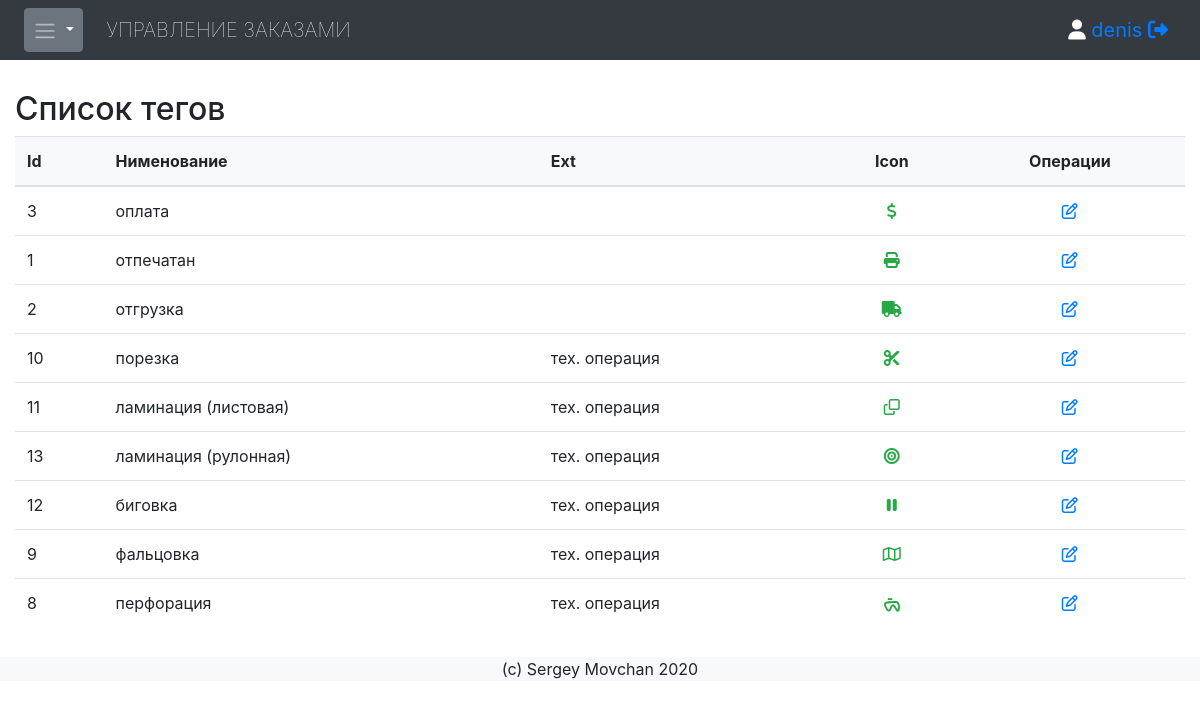
/config/tags/list/ (signed in), run on the app's committed database.
### jobqueue/models.py (models this page shows, shortened)
class Tagtype(models.Model):
    name = models.CharField(db_index=True, verbose_name='Название тега', unique=True, max_length=100)
    icon2 = models.CharField(db_index=True, verbose_name='Иконка', max_length=100, null=True, blank=True)
    icon3 = models.TextField(verbose_name='Иконка своя', null=True, blank=True)
    seton = models.BooleanField(verbose_name='Установить для существующих задач', default=False, help_text='Операция может занять много времени при большом количестве задач в БД.')
    techop = models.BooleanField(verbose_name='Технологическая операция', default=False)
    color = models.ForeignKey('Colors', verbose_name='Цвет', null=True, blank=True, on_delete=models.SET_NULL)
    order = models.IntegerField(db_index=True, default=0)
    class Meta:
        ordering = ['order']

### jobqueue/views.py (the view)
# urls.py: re_path(r'^config/tags/list/$', views.tags_list, name='tags_list'),
@login_required
def tags_list(request):
    tts = Tagtype.objects.all()
    return render(request, 'tags_list.html', {'tts':tts,} )

### jobqueue/templatetags/fl_extras.py (called while the page is built)
@register.filter
def faicon(v, color):
    rgb = {"text-success":"rgb(40, 167, 69)", "text-black-50":"rgba(0,0,0,.5)", "text-light":"rgb(248, 249, 250)" }
    if v.icon3:
        try:
            txt = '<span data-toggle="tooltip" data-placement="top"><style>svg {width: 1em; height: 1em;}</style>%s</span>' % (v.icon3)
            txt = re.sub(r'fill="#(?!fff).*?"', 'fill="%s"' % rgb.get(color), txt)
            txt = re.sub(r'<title>.*?<\/title>', '<title>%s</title>' % v.name, txt)
        except:
            txt = ""
    else:
        try:
            txt = '<i class="%s %s" data-toggle="tooltip" data-placement="top" title="%s"></i>' % (v.icon2, color, v.name)
        except:
            txt = ""
    return mark_safe(txt)

### jobqueue/templates/tags_list.html (shortened to what this page needs)
{% extends 'base.html' %}
{% block content %}
{% load fl_extras %}
  <h2>Список тегов</h2>
  <table class="table table-hover">
    <thead>
      <tr class="bg-light">
        <th>Id</th>
        <th>Нименование</th>
        <th>Ext</th>
        <th class="text-center">Icon</th>
        <th class="text-center">Операции</th>
      </tr>
    </thead>
    <tbody id='sortable'>
    {% for tt in tts %}
      <tr id="{{ tt.id }}">
        <td>{{ tt.id }}</td>
        <td>{{ tt.name }}</td>
        <td>{% if tt.techop %}тех. операция{% endif %}</td>
        <td class="text-center">{{ tt|faicon:"text-success" }}</td>
        <td class="text-center">
        <a href="{% url 'tags_addedit' %}?id={{ tt.id }}"><i class="fa fa-pencil-square-o" data-toggle="tooltip" data-placement="top" title="Редактировать"></i></a>
        </td>
      </tr>
    {% endfor %}
    </tbody>
  </table>
{% endblock %}

### jobqueue/templates/base.html (shortened to what this page needs)
<!DOCTYPE html>
<html lang="en">
<head>
  <link rel="stylesheet" href="https://maxcdn.bootstrapcdn.com/bootstrap/4.4.1/css/bootstrap.min.css">
  <link rel="stylesheet" type="text/css" href="/static/Zebra_Datepicker/css/bootstrap/zebra_datepicker.min.css"/>
  <link rel="stylesheet" href="https://cdnjs.cloudflare.com/ajax/libs/font-awesome/4.7.0/css/font-awesome.min.css">
  <link rel="stylesheet" href="//code.jquery.com/ui/1.12.1/themes/base/jquery-ui.css">
  <link rel="stylesheet" href="/static/select.css">
  <link rel="stylesheet" href="/static/rotate.css">
  <link rel="stylesheet" href="/static/popover.css">
</head>
<body>
<nav class="navbar navbar-expand-md bg-dark navbar-dark">
    <button type="button" class="btn btn-secondary dropdown-toggle ml-2 p-2" data-toggle="dropdown">
      <span class="navbar-toggler-icon"></span>
    </button>
  <a class="navbar-brand ml-4 text-uppercase font-weight-lighter" href="{% url 'jobs_list' %}">Управление заказами</a>
  <div class="ml-auto navbar-brand">{% if request.user.is_authenticated %}
<i class="fa fa-user"></i> <a href="{% url 'profile_view' %}">{{ request.user }}</a> <a href="{% url 'logout_view' %}"><i class="fa fa-sign-out"></i></a></div>
{% else %}Авторизируйтесь{% endif %}
</nav>
<div class="container-fluid" style="margin-top:30px;margin-bottom:30px">
{% block content %}
{% endblock %}
</div>
<div class="container-fluid bg-light text-center" style="margin-bottom:0">
  <p>(c) Sergey Movchan 2020</p>
</div>
</body>
</html>

### data on the page
Tagtype: id "3", name "оплата"
Tagtype: id "1", name "отпечатан"
Tagtype: id "2", name "отгрузка"
Tagtype: id "10", name "порезка", techop "тех. операция"
Tagtype: id "11", name "ламинация (листовая)", techop "тех. операция"
Tagtype: id "13", name "ламинация (рулонная)", techop "тех. операция"
Tagtype: id "12", name "биговка", techop "тех. операция"
Tagtype: id "9", name "фальцовка", techop "тех. операция"
Tagtype: id "8", name "перфорация", techop "тех. операция"

### other printed values
{{ request.user }} "denis"
